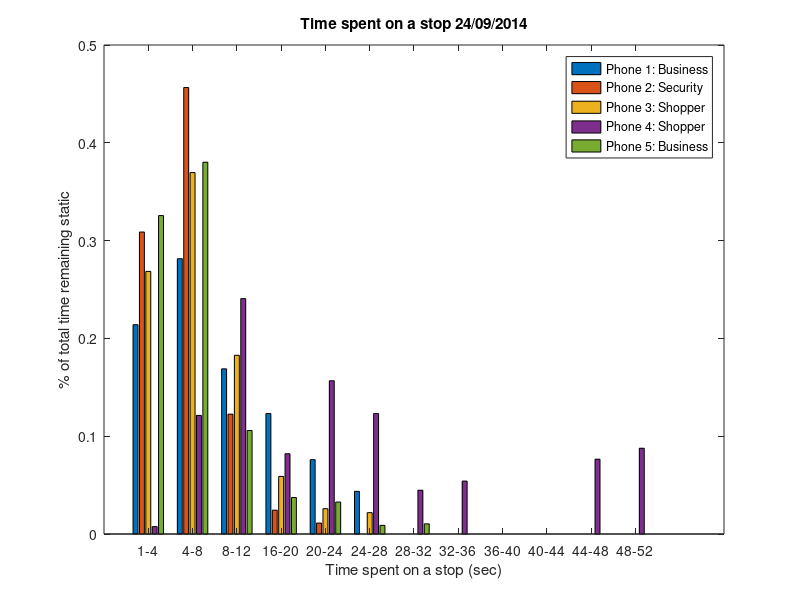
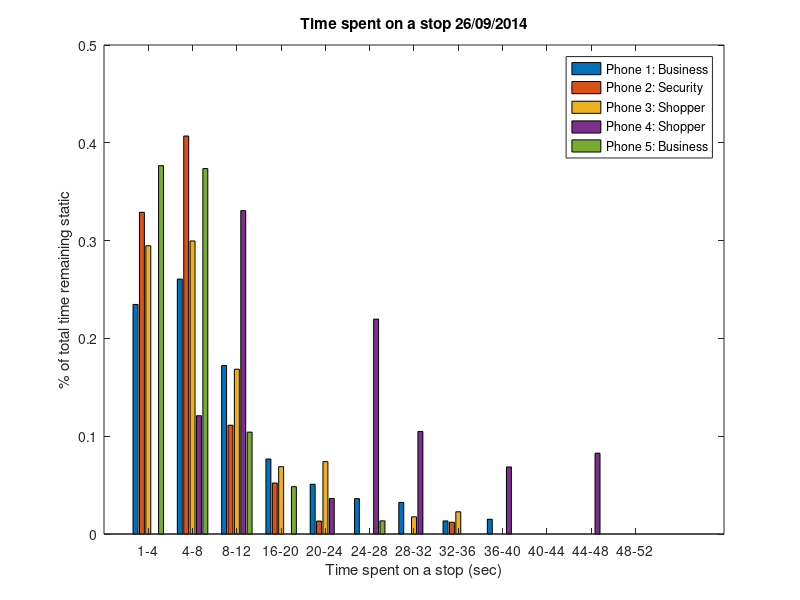
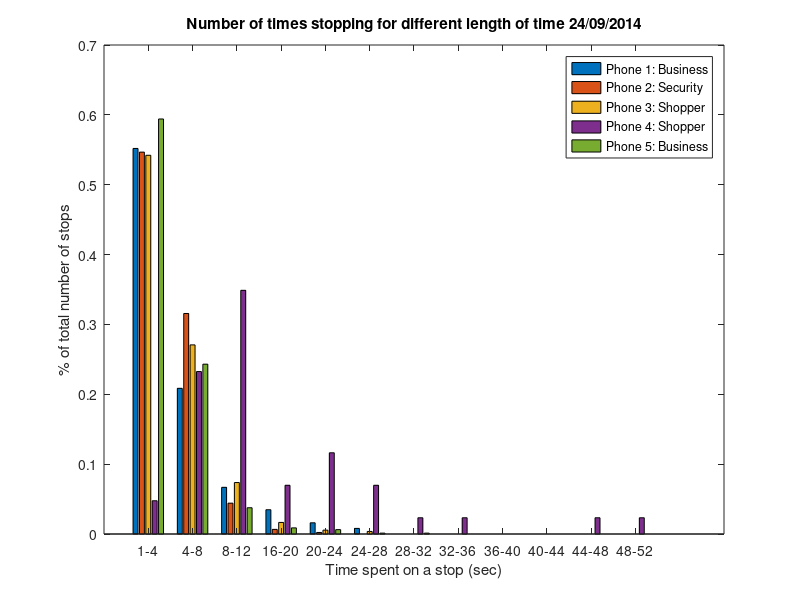
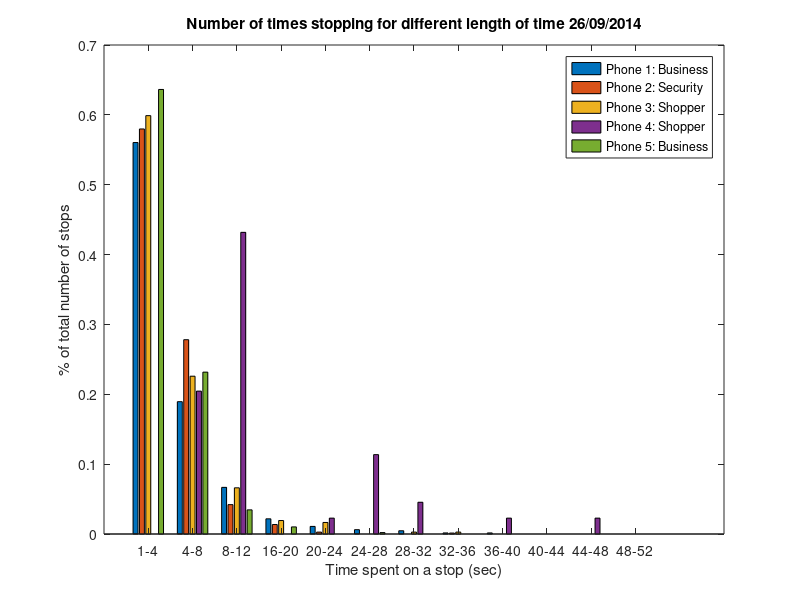

The MATLAB script that drew these images, in order:
%% Time spent on stops

labels = {'1-4' '4-8' '8-12' '16-20' '20-24' '24-28' '28-32' '32-36' '36-40' '40-44' '44-48' '48-52'};

% Phone 1 to Phone 5
% 24/09/2014
pro = [0.21403006 0.2814919 0.16889514 0.12315271 0.076002814 0.043631244 0.0 0.0 0.0 0.0 0.0 0.0;
    0.30876493 0.45652175 0.12252964 0.024374176 0.011198946 0.0 0.0 0.0 0.0 0.0 0.0 0.0;
    0.26849896 0.36954314 0.18274112 0.05888325 0.025888326 0.02182741 0.0 0.0 0.0 0.0 0.0 0.0;
    0.007575758 0.12126866 0.24067163 0.08208955 0.15671642 0.12313433 0.04477612 0.054104477 0.0 0.0 0.07649254 0.08768657;
    0.32559055 0.3801462 0.10580993 0.037322048 0.032704886 0.0088495575 0.010388611 0.0 0.0 0.0 0.0 0.0
    ];


    figure
        bar(transpose(pro))
        xlabel('Time spent on a stop (sec)')
        ylabel('% of total time remaining static')
        title('Time spent on a stop 24/09/2014')
        legend('Phone 1: Business','Phone 2: Security', 'Phone 3: Shopper', 'Phone 4: Shopper','Phone 5: Business')
        set(gca, 'XTick', 1:12, 'XTickLabel', labels);


% 26/09/2014
pro = [0.23472668 0.2606635 0.17233951 0.07669108 0.050840154 0.036191296 0.032313656 0.013356312 0.015079707 0.0 0.0 0.0;
       0.32890365 0.40694788 0.11124896 0.052109182 0.013234078 0.0 0.0 0.011993383 0.0 0.0 0.0 0.0;
       0.29472902 0.2996337 0.16849817 0.06886447 0.07399268 0.0 0.017582418 0.022710623 0.0 0.0 0.0 0.0;
       0.0 0.12096774 0.33064517 0.0 0.03629032 0.21975806 0.10483871 0.0 0.06854839 0.0 0.08266129 0.0;
       0.3766323 0.37365592 0.104166664 0.048387095 0.0 0.01344086 0.0 0.0 0.0 0.0 0.0 0.0
       ];


    figure
        bar(transpose(pro))
        xlabel('Time spent on a stop (sec)')
        ylabel('% of total time remaining static')
        title('Time spent on a stop 26/09/2014')
        legend('Phone 1: Business','Phone 2: Security', 'Phone 3: Shopper', 'Phone 4: Shopper','Phone 5: Business')
        set(gca, 'XTick', 1:12, 'XTickLabel', labels);
        
%% Number of stops

labels = {'1-4' '4-8' '8-12' '16-20' '20-24' '24-28' '28-32' '32-36' '36-40' '40-44' '44-48' '48-52'};

% Phone 1 to Phone 5
% 24/09/2014
pro = [
    0.55191255 0.20855615 0.06684492 0.034759358 0.01604278 0.00802139 0.0 0.0 0.0 0.0 0.0 0.0
    0.5466667 0.3156733 0.04415011 0.0066225166 0.0022075055 0.0 0.0 0.0 0.0 0.0 0.0 0.0;
    0.5421456 0.27071825 0.07366482 0.016574586 0.005524862 0.0036832413 0.0 0.0 0.0 0.0 0.0 0.0;
    0.04761905 0.23255815 0.3488372 0.069767445 0.11627907 0.069767445 0.023255814 0.023255814 0.0 0.0 0.023255814 0.023255814;
    0.59411013 0.24310777 0.037593983 0.00877193 0.006265664 0.0012531328 0.0012531328 0.0 0.0 0.0 0.0 0.0;
    
    ];


    figure
        bar(transpose(pro))
        xlabel('Time spent on a stop (sec)')
        ylabel('% of total number of stops')
        title('Number of times stopping for different length of time 24/09/2014')
        legend('Phone 1: Business','Phone 2: Security', 'Phone 3: Shopper', 'Phone 4: Shopper','Phone 5: Business')
        set(gca, 'XTick', 1:12, 'XTickLabel', labels);


% 26/09/2014
pro = [0.5603865 0.189441 0.06677019 0.02173913 0.010869565 0.0062111802 0.004658385 0.0015527951 0.0015527951 0.0 0.0 0.0;
    0.579809 0.27815467 0.042062417 0.0135685215 0.0027137042 0.0 0.0 0.0013568521 0.0 0.0 0.0 0.0;
    0.5988858 0.22589532 0.0661157 0.019283747 0.016528925 0.0 0.002754821 0.002754821 0.0 0.0 0.0 0.0;
    0.0 0.20454545 0.4318182 0.0 0.022727273 0.11363637 0.045454547 0.0 0.022727273 0.0 0.022727273 0.0;
    0.6363636 0.23170732 0.034552846 0.010162601 0.0 0.0020325202 0.0 0.0 0.0 0.0 0.0 0.0
    ];

    figure
        bar(transpose(pro))
        xlabel('Time spent on a stop (sec)')
        ylabel('% of total number of stops')
        title('Number of times stopping for different length of time 26/09/2014')
        legend('Phone 1: Business','Phone 2: Security', 'Phone 3: Shopper', 'Phone 4: Shopper','Phone 5: Business')
        set(gca, 'XTick', 1:12, 'XTickLabel', labels);